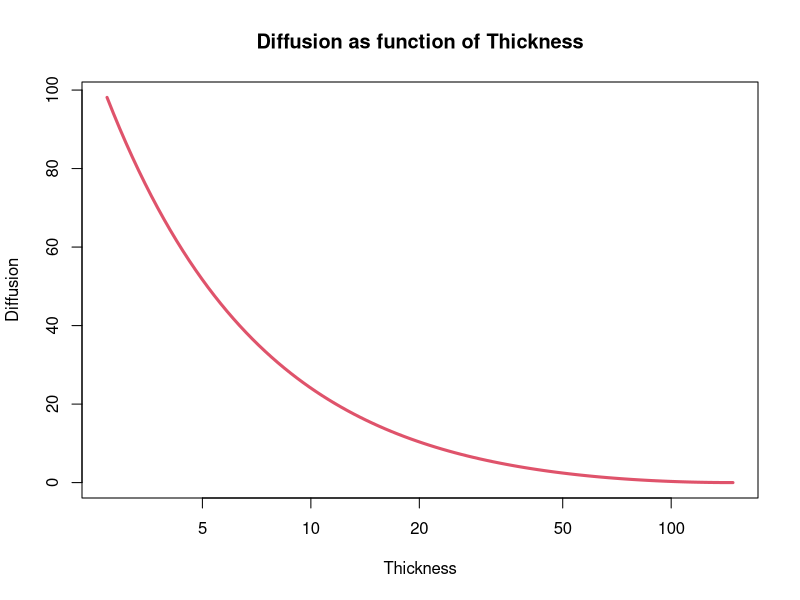

Generate this figure with R:
# simulation of Fick's law
n <- seq(from = 1, to = 5, length.out = 100)
t <- exp(n) # simulating thickness
a <- 4*pi*(max(t)-t)^2 #simulating the surface of the alveoli
v <- a*1/(t*1000) # 
plot(t, v, main = 'Diffusion as function of Thickness',
     log = 'x',  xlab = 'Thickness', ylab = 'Diffusion', 
     type = 'l', lwd = 3, col = 2)
